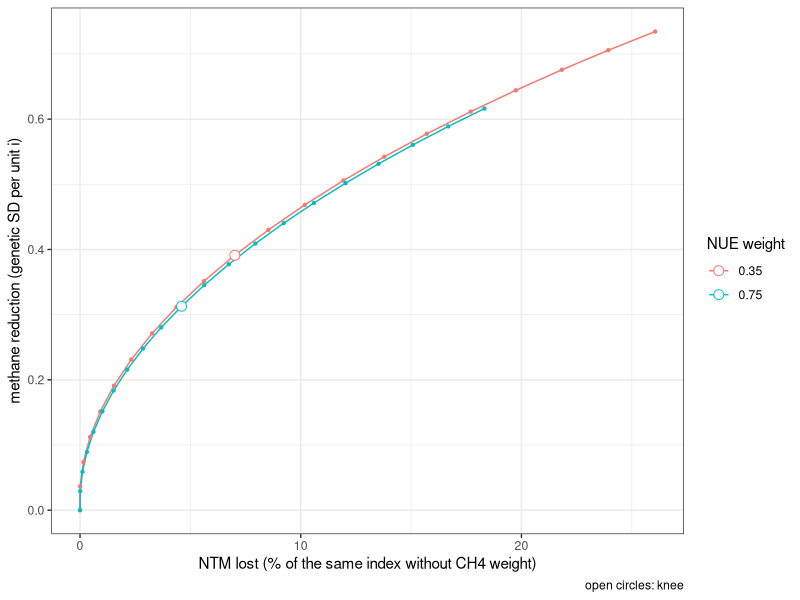
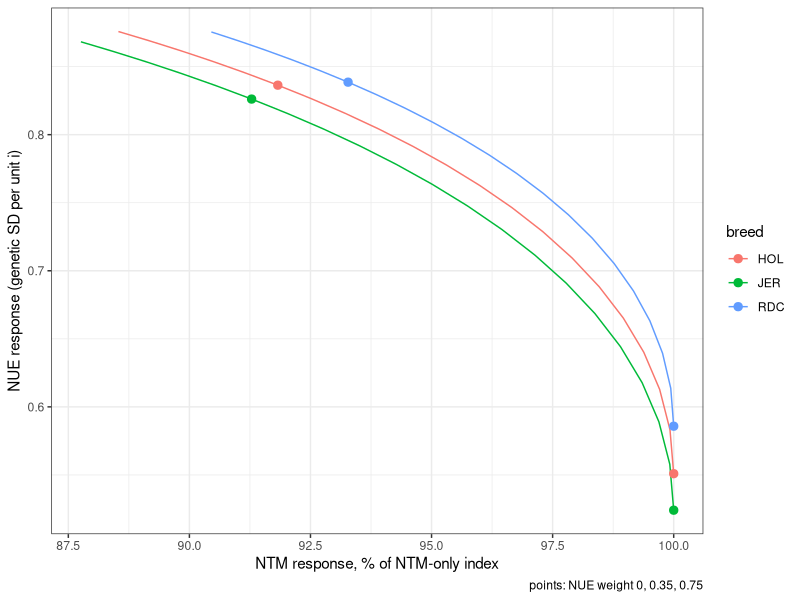

Reproduce these figures in R, in order. (Note: this script raises an error after producing the figures.)
## ---- chunk 1
knitr::opts_chunk$set(echo = TRUE, message = FALSE, warning = FALSE)
library(data.table)
library(knitr)
## ---- chunk 2
totals <- data.table(breed = c("RDC", "JER", "HOL"), n_cows = c(8100, 8300, 12000), n_farms = c(12, 11, 16))
n_breed <- setNames(totals$n_cows, totals$breed)[c("HOL", "RDC", "JER")]
N_total <- sum(n_breed)
stopifnot(N_total == 28400)
totals[, proportion := round(n_cows / N_total, 4)][]
## ---- chunk 3
countries <- c("DNK", "SWE", "FIN", "DEU")
nC <- length(countries)
known <- data.table(country = c("FIN", "SWE", "DEU"), breed = c("RDC", "RDC", "HOL"),
                    cows = c(500, 500, 750), farms = c(2, 2, 2))
alloc <- rbindlist(lapply(totals$breed, function(b) {
  k <- known[breed == b]
  rem_c <- totals[breed == b, n_cows] - sum(k$cows); rem_f <- totals[breed == b, n_farms] - sum(k$farms)
  d <- data.table(breed = b, country = countries, cows_exact = rem_c / nC, farms_exact = rem_f / nC)
  d[k, on = "country", `:=`(cows_exact = cows_exact + i.cows, farms_exact = farms_exact + i.farms)]
  d
}))
kable(dcast(alloc, country ~ breed, value.var = "cows_exact"), caption = "Cows, exact allocation (my formula)")
kable(dcast(alloc, country ~ breed, value.var = "farms_exact"), digits = 2, caption = "Farms, exact allocation (my formula)")
## ---- chunk 4
lr_round <- function(x, total, order_key) {     # largest remainder; ties by order_key
  f <- floor(x); left <- total - sum(f)
  o <- order(-(x - f), order_key)
  if (left > 0) f[o[seq_len(left)]] <- f[o[seq_len(left)]] + 1
  f
}
ckey <- match(alloc$country, countries)
alloc[, n := lr_round(cows_exact, sum(cows_exact), ckey[.I]), by = breed]
n_herds_total <- 40
alloc[, farms := lr_round(farms_exact * n_herds_total / sum(farms_exact), n_herds_total, ckey)]
split <- alloc[, .(breed, country, n, farms)]
kable(dcast(split, country ~ breed, value.var = "n")[, total := HOL + JER + RDC][], caption = "Cows per country and breed (simulated)")
kable(dcast(split, country ~ breed, value.var = "farms")[, total := HOL + JER + RDC][], caption = "Herds per country and breed (simulated)")
stopifnot(sum(split$n) == N_total, sum(split$farms) == n_herds_total,
          all(split[, sum(n), by = breed][order(breed)]$V1 == totals[order(breed)]$n_cows))
split[, .(farms = sum(farms)), by = breed]
## ---- chunk 5
farms <- split[farms > 0, .(herd = sprintf("%s_%s_H%02d", country, breed, seq_len(farms)), n_cows_herd = n / farms),
               by = .(breed, country)]
kable(farms[, .(herds = .N, mean_cows_per_herd = round(mean(n_cows_herd))), by = .(breed, country)],
      caption = "Herds and mean herd size per breed x country")
stopifnot(nrow(farms) == n_herds_total)
## ---- chunk 6
h2 <- fread(text = "
trait|code|HOL|RDC|JER|range_low|range_high|status|population|source
305-d milk yield, 1st lactation|MY|0.43|0.39|0.44|NA|NA|VERIFIED|NAV joint DK-SE-FI evaluation|NAV routine genetic evaluation, May 2024, Tables 4.1-4.3
305-d protein yield, 1st lactation (substitute for protein %)|PY|0.35|0.33|0.38|NA|NA|VERIFIED|NAV joint DK-SE-FI evaluation|NAV routine genetic evaluation, May 2024, Tables 4.1-4.3
Saved Feed (feed efficiency; NAV index = 0.40 ECM + 4.0 dBW - DMI)|SF|0.23|0.23|0.23|0.17|0.29|PROXY-NORDIC (ReFI, a feed-saved metric; Nordic Red only; +-1 SE as range)|Finnish Nordic Red, 654 primiparous cows|Lidauer et al. 2023, Animal 17:100917, Table 2 (ReFI h2 0.23, SE 0.06)
Somatic cell count, test-day|SCS|0.095|0.115|0.095|0.06|0.14|VERIFIED (midpoint)|Nordic HOL/RDC (SE) and JER (DK)|Vargas Jurado et al. 2026, J Dairy Sci 109:6387-6400; NAV May 2024 Sec. 8 (0.08-0.15)
Resilience: log-variance of daily milk deviations|LNVAR|0.22|0.22|0.22|0.20|0.24|VERIFIED-EU (midpoint)|Dutch AMS herds, 198,754 1st-parity cows|Poppe, Mulder & Veerkamp, ADSA 2019 abstract #286
Interval calving-first insemination, 1st lact.|ICF|0.05|0.04|0.04|NA|NA|VERIFIED|NAV joint DK-SE-FI evaluation|NAV routine genetic evaluation, May 2024, Table 6.x
Longevity (NAV longevity model)|LONG|0.056|0.056|0.056|0.022|0.090|VERIFIED (midpoint, via review)|Danish dairy cattle|Clasen et al. 2017 as tabulated in Hu et al. 2021, Front Genet 12:695543
Milk urea (test-day MU, mmol/L)|MUN|0.22|0.24|0.18|NA|NA|VERIFIED|Danish Holstein 323,800 / Jersey 70,634 / Red 27,870 cows, routine recording 2019-2020|Buitenhuis & Poulsen 2023, J Dairy Sci 106:5562-5569, Table 2 (SE 0.004 / 0.01 / 0.01)
Predicted nitrogen use efficiency|NUE|0.13|0.13|0.13|0.12|0.14|VERIFIED-EU (midpoint)|Holstein, 154 farms in 5 European countries|Chen et al. 2021, J Dairy Sci 104:4413-4423
Enteric methane concentration in breath (CH4_C, daily, sniffer)|CH4|0.175|0.175|0.175|0.16|0.19|VERIFIED-DK, Holstein only (midpoint of parity groups)|Danish Holstein, 4,019 cows, 9 commercial farms, 587,640 daily records|Schneider et al. 2025, J Dairy Sci 108:12519-12530, Table 2 (PP 0.19 SE 0.03; MLP 0.16 SE 0.02)
305-d fat yield, 1st lactation (completes the NTM Yield sub-index; added 7 Nov 2026)|FY|0.36|0.34|0.35|NA|NA|VERIFIED|NAV joint DK-SE-FI evaluation|NAV routine genetic evaluation, May 2024, Tables 4.1-4.3
Udder conformation (represented by udder depth, 1st lactation; highest correlation with the NAV udder index: 0.86 / 0.72 / 0.87)|UDC|0.39|0.34|0.34|NA|NA|VERIFIED (representative component)|NAV joint evaluation|NAV routine genetic evaluation, May 2024, Tables 11.3-11.5 and 11.10
Birth index (represented by direct stillbirth, 1st calving; correlation with the birth index 0.96 / 0.95 / 0.95)|BI|0.040|0.058|0.034|NA|NA|VERIFIED (representative component)|NAV joint evaluation|NAV routine genetic evaluation, May 2024, Tables 7.4 and 7.10
Calving index (represented by maternal stillbirth, 1st calving; correlation with the calving index 0.96 / 0.93 / 0.90)|CI|0.036|0.038|0.023|NA|NA|VERIFIED (representative component)|NAV joint evaluation|NAV routine genetic evaluation, May 2024, Tables 7.3 and 7.9
General health (represented by other metabolic diseases, 1st lactation; highest correlation with the general health index 0.83 / 0.81 / 0.88)|GH|0.006|0.003|0.004|NA|NA|VERIFIED (representative component)|NAV joint evaluation|NAV routine genetic evaluation, May 2024, Tables 9.3-9.5; NAV routine evaluation 2020, Table 41
Claw health (represented by sole ulcer, 1st lactation; correlation with the claw index 0.80 / 0.83 / 0.90)|CLAW|0.036|0.020|0.019|NA|NA|VERIFIED (representative component)|NAV joint evaluation|NAV routine genetic evaluation, May 2024, Tables 10.2-10.4 and 10.13
Youngstock survival (represented by component HP2 in NAV notation, the component with the highest correlation with the index, 0.89-0.98)|YS|0.011|0.023|0.012|NA|NA|VERIFIED (representative component)|NAV joint evaluation|NAV routine genetic evaluation, May 2024, Tables 13.1-13.3 and 13.5
")
# Dropped on 7 Nov 2026 (my decisions, 21:50 and 21:54): birth index, calving index, general health, youngstock
# survival, claw health and udder conformation, because most of their correlations with the other traits are unpublished. Their heritability rows
# are kept above for the record, but they are not simulated, and every correlation pair with them is removed.
dropped <- c("BI", "CI", "GH", "YS", "CLAW", "UDC")   # CLAW and UDC dropped at 21:54, same reason
h2_dropped <- h2[code %in% dropped]; h2 <- h2[!code %in% dropped]
kable(h2, caption = "Heritabilities used in the simulation (breed-specific where published)")
kable(h2_dropped[, .(trait, code, HOL, RDC, JER, source)], caption = "Traits considered on 7 Nov 2026 and dropped the same day (not simulated)")
## ---- chunk 7
traits <- h2$code
RG <- diag(length(traits)); dimnames(RG) <- list(traits, traits)
wmean <- function(v) { v <- v[!is.na(v)]; sum(n_breed[names(v)] * v) / sum(n_breed[names(v)]) }   # CFIT cows per breed; breeds without a value are left out
rg_src <- fread(text = "
t1|t2|rg|status|source
MY|PY|0.86|VERIFIED (HOL; RDC 0.86; JER 0.91)|NAV May 2024, 1st-lactation tables
MY|NUE|0.52|VERIFIED-EU (NUEtot; grazing Irish Holstein-Friesian, 1,291 cows; SE 0.11)|Tavernier et al. 2024, J Dairy Sci 107:2231-2240, Table 2
PY|NUE|0.80|VERIFIED-EU (NUEtot; same population; SE 0.07)|Tavernier et al. 2024, Table 2
MUN|NUE|-0.12|VERIFIED-EU (NUEtot; same population; SE 0.17, not different from 0)|Tavernier et al. 2024, Table 2
MY|CH4|0.33|VERIFIED-DK Holstein, multiparous (PP 0.14 SE 0.12, not significant)|Schneider et al. 2025, Table 5 (SE 0.09)
PY|CH4|0.46|VERIFIED-DK Holstein, multiparous (PP model did not converge)|Schneider et al. 2025, Table 5 (SE 0.09)
PY|LONG|0.41|PROXY-NORDIC (1st-lactation culling vs 305-d protein yield -0.41, reversed)|Holtsmark et al. 2008, J Dairy Sci 91:4006-4012 (Norwegian Red)
SCS|LONG|-0.20|PROXY-NORDIC (culling vs lactation mean SCS 0.20, reversed)|Holtsmark et al. 2008
ICF|LONG|-0.15|PROXY-NORDIC (culling vs calving-first insemination 0.15, reversed)|Holtsmark et al. 2008
SCS|CH4|0.06|PROXY-DK (udder health 0-50 d vs CH4 production, SE 0.19)|Zetouni et al. 2018, J Dairy Sci 101:2273-2280, Table 5
ICF|CH4|0.17|VERIFIED-DK (calving-first insemination vs CH4 production, SE 0.13)|Zetouni et al. 2018, Table 5
PY|SCS|0.22|VERIFIED-NORDIC (first-parity Swedish Red, REML, SE 0.017)|Buch et al. 2011, J Anim Breed Genet 128:174-182, Table 4
PY|ICF|0.30|VERIFIED-NORDIC (days calving to first insemination, SE 0.025)|Buch et al. 2011, Table 4
SCS|ICF|0.15|VERIFIED-NORDIC (SE 0.038)|Buch et al. 2011, Table 4
SCS|MUN|-0.14|VERIFIED-EU (lactation-1 mean of daily rg)|Rzewuska & Strabel 2013, J Appl Genet 54:473-482, Table 3 (Polish HF)
MY|LNVAR|0.64|APPROX-EU exception (MACE, quantile regression)|Poppe et al. 2020, J Dairy Sci 103:1667-1684, Table 2.6 (Dutch HOL)
SCS|LNVAR|0.32|APPROX-EU exception (LnVar vs udder health index -0.32, reversed)|Poppe et al. 2020, Table 2.6
LNVAR|ICF|0.40|APPROX-EU exception (LnVar vs fertility index -0.40, reversed)|Poppe et al. 2020, Table 2.6
LNVAR|LONG|-0.16|APPROX-EU exception (MACE)|Poppe et al. 2020, Table 2.6
FY|NUE|0.18|VERIFIED-EU (NUEtot vs fat yield; SE 0.17) - added 7 Nov 2026|Tavernier et al. 2024, Table 2
CH4|SF|-0.32|VERIFIED-DK Holstein (breath methane concentration MeC vs RFI2 0.32, SE 0.17; reversed, Saved Feed = feed saved) - added 7 Nov 2026|Manzanilla-Pech et al. 2022, Front Genet 13:885932, Table 4
CH4|GH|0.32|PROXY-DK (CH4 production vs other diseases -0.32, SE 0.16; reversed into health) - added 7 Nov 2026|Zetouni et al. 2018, Table 5
CH4|BI|-0.23|APPROX-NORDIC (Norwegian Red CH4 g/d, flagged: not concentration; calving ease direct, favourable) - my choice 7 Nov 2026|Heringstad et al. 2026, ICAR Verona (slides)
CH4|CLAW|0.00|APPROX-NORDIC (Norwegian Red CH4 g/d; reported as approximately 0) - my choice 7 Nov 2026|Heringstad et al. 2026, ICAR Verona (slides)
CH4|UDC|0.00|APPROX-NORDIC (Norwegian Red CH4 g/d; udder conformation reported as approximately 0) - my choice 7 Nov 2026|Heringstad et al. 2026, ICAR Verona (slides)
CH4|FY|0.45|VERIFIED-DK Holstein, multiparous (CH4 concentration vs fat yield, SE 0.10; PP 0.13, SE 0.13, not significant) - replaces Heringstad 2026 index value 0.29, 7 Nov 2026|Schneider et al. 2025, J Dairy Sci 108:12519-12530, Table 5
SCS|UDC|-0.30|VERIFIED-NORDIC (range -0.20 to -0.40 stated in the text; midpoint) - added 7 Nov 2026|NAV routine genetic evaluation, May 2024, Section 8
")
# Milk urea: Danish breed-specific values (Buitenhuis & Poulsen 2023, Table 3), one matrix for all breeds,
# so combined with the CFIT cow numbers per breed (revised 7 Nov 2026: 28,400 cows)
mu_src <- data.table(t1 = c("MY", "PY"), t2 = "MUN",
  HOL = c(-0.14, 0.16), RDC = c(-0.07, 0.10), JER = c(-0.07, 0.04))
# Fat yield with milk and protein yield: NAV May 2024, Tables 4.1-4.3, breed-specific, CFIT-cow-weighted
fy_src <- data.table(t1 = c("MY", "PY"), t2 = "FY", sign = 1,
  HOL = c(0.46, 0.67), RDC = c(0.71, 0.78), JER = c(0.74, 0.86))
# Saved Feed: NAV index correlations between Saved Feed and NTM sub-indices, genomic bull calves
# (NAV 2026, "Economic weight of Saved feed in NTM", Table 4). Index direction: high = favourable,
# so Fertility and Udder health are reversed for ICF and SCS. The Yield-index correlation is applied to
# both MY and PY (my choice, 7 Nov 2026; flagged: NTM Yield gives milk volume a negative value).
# Since 7 Nov 2026 also fat yield (Yield index, as MY and PY) and the six new sub-index traits, which are
# coded in index direction (high = favourable), so no reversal. Jersey youngstock survival is not reported.
sf_src <- data.table(t1 = c("MY", "PY", "ICF", "SCS", "LONG", "FY", "BI", "CI", "GH", "CLAW", "UDC", "YS"), t2 = "SF",
  index = c("Yield", "Yield", "Fertility", "Udder health", "Longevity", "Yield", "Birth index", "Calving index",
            "General health", "Claw health", "Udder", "Youngstock survival"), sign = c(1, 1, -1, -1, 1, 1, 1, 1, 1, 1, 1, 1),
  HOL = c(0.32, 0.32, -0.06, -0.11, -0.02, 0.32, 0.05, -0.06, -0.11, -0.10, -0.12, 0.06),
  RDC = c(0.13, 0.13, 0.06, 0.00, 0.15, 0.13, 0.12, 0.04, -0.16, 0.03, -0.11, 0.11),
  JER = c(0.35, 0.35, -0.17, -0.08, -0.08, 0.35, 0.19, -0.01, -0.13, -0.04, -0.26, NA))
kable(sf_src, caption = "Saved Feed: NAV index correlations per breed (sign = reversal into model direction)")
wrow <- function(d) d[, rg := round(sign * mapply(function(h, r, j) wmean(c(HOL = h, RDC = r, JER = j)), HOL, RDC, JER), 2)]
sf_src <- sf_src[!t1 %in% dropped]
mu_src[, sign := 1]; wrow(mu_src); wrow(sf_src); wrow(fy_src)
rg_src <- rbind(rg_src,
  mu_src[, .(t1, t2, rg, status = c(sprintf("VERIFIED-DK (CFIT-cow-weighted mean of DH %.2f, DR %.2f, DJ %.2f)", HOL[1], RDC[1], JER[1]),
                                    sprintf("PROXY-DK (milk urea vs protein %%: DH %.2f, DR %.2f, DJ %.2f, CFIT-cow-weighted)", HOL[2], RDC[2], JER[2])),
             source = c("Buitenhuis & Poulsen 2023, Table 3; weights = CFIT cows per breed (Lassen & Borchersen, CFIT 2026)",
                        "Buitenhuis & Poulsen 2023, Table 3 (my choice 4 Nov over Polish protein yield 0.19)"))],
  sf_src[, .(t1, t2, rg, status = sprintf("APPROX-NORDIC (Saved Feed index vs %s index%s; HOL %.2f, RDC %.2f, JER %.2f; CFIT-cow-weighted)",
                                           index, ifelse(sign < 0, ", reversed", ""), HOL, RDC, JER),
             source = "NAV 2026, Economic weight of Saved feed in NTM, Table 4 (genomic bull calves)")],
  fy_src[, .(t1, t2, rg, status = sprintf("VERIFIED (HOL %.2f, RDC %.2f, JER %.2f; CFIT-cow-weighted) - added 7 Nov 2026", HOL, RDC, JER),
             source = "NAV routine genetic evaluation, May 2024, Tables 4.1-4.3")])
# --- added 7 Nov 2026 (evening) from the documents I collected ---
# (a) Carlen et al. 2004 (Swedish Holstein, 1st lactation, REML, Table 4): MILK-LSCS 0.22 (SE 0.04), FAT-LSCS 0.17 (SE 0.04)
# (b) NAV maternal-direct calving correlations are set to 0 in the routine model (NAV routine evaluation 2020/2024, Sec. 7)
extra_src <- fread(text = "
t1|t2|rg|status|source
MY|SCS|0.22|VERIFIED-NORDIC (Swedish Holstein, lactation-average SCS, SE 0.04) - added 7 Nov 2026|Carlen, Strandberg & Roth 2004, J Dairy Sci 87:3062-3070, Table 4
FY|SCS|0.17|VERIFIED-NORDIC (Swedish Holstein, SE 0.04) - added 7 Nov 2026|Carlen, Strandberg & Roth 2004, Table 4
CLAW|PY|-0.20|VERIFIED-NORDIC (sole ulcer vs protein yield 0.20, SE 0.07; reversed into claw health) - added 7 Nov 2026|Buch et al. 2011, J Dairy Sci 94:1540-1551, Table 4 (Swedish Red)
CLAW|SCS|-0.14|VERIFIED-NORDIC (sole ulcer vs SCS 0.14, SE 0.08, not significant; reversed) - added 7 Nov 2026|Buch et al. 2011, Table 4
CLAW|ICF|-0.33|VERIFIED-NORDIC (sole ulcer vs days calving-first insemination 0.33, SE 0.10; reversed) - added 7 Nov 2026|Buch et al. 2011, Table 4
GH|SCS|-0.32|PROXY-DK, double proxy (diseases other than mastitis 0-100 d vs clinical mastitis 0-50 d, 0.32, SE 0.07; mastitis for SCS; reversed into health) - added 7 Nov 2026|Lassen et al. 2003, J Dairy Sci 86:3730-3735, Table 4 (Danish Holstein)
MUN|ICF|-0.11|VERIFIED-NORDIC (Swedish Holstein, 1st lactation; mean over 5-305 DIM of the random-regression curve MUN-CFI, read from Figure 2: about 0 early to -0.21 at d 300) - my choice 8 Nov 2026|Mucha & Strandberg 2011, J Dairy Sci 94:5665-5672, Figure 2
MUN|FY|0.09|VERIFIED-NORDIC (Swedish Holstein, 1st lactation; mean over 5-305 DIM of the curve MUN-fat yield, read from Figure 3: 0.15-0.18 early to -0.12 at d 305) - my choice 8 Nov 2026|Mucha & Strandberg 2011, Figure 3
BI|CI|0.00|NAV MODEL ASSUMPTION (maternal-direct genetic correlation set to zero by NAV; not an estimate) - added 7 Nov 2026|NAV routine genetic evaluation 2020 and May 2024, Section 7
")
# (c) NAV Yield index vs the other NTM sub-indices (index correlations, genotyped bull calves born 2017;
#     Jersey 2017-2018): Nielsen et al. 2020, NAV note 'Effect of including Feed Saved in NTM', Table 3.
#     Applied to MY, PY and FY alike (same rule as my SF-Yield choice), and only to pairs without a
#     genetic-correlation estimate (genuine estimates outrank index correlations).
yi_src <- data.table(t2 = c("ICF", "BI", "CI", "GH", "UDC", "LONG", "CLAW", "YS"),
  index = c("Fertility", "Birth", "Calving", "General health", "Udder", "Longevity", "Claw health", "Young stock survival"),
  sign = c(-1, 1, 1, 1, 1, 1, 1, 1),
  HOL = c(-0.34, -0.10, -0.09, -0.21, -0.15, -0.16, -0.11, -0.05),
  RDC = c(-0.20, -0.06, -0.02, -0.14, -0.12, 0.05, -0.10, 0.01),
  JER = c(-0.31, -0.03, 0.06, -0.10, -0.26, -0.06, -0.10, NA))
yi_src <- rbindlist(lapply(c("MY", "PY", "FY"), function(y) cbind(t1 = y, yi_src)))
wrow(yi_src)
cat("Removed on 7 Nov 2026: DMI (7 pairs) and feeding rate (no sourced pairs) are no longer model traits.\n")
pkey <- function(a, b) paste(pmin(a, b), pmax(a, b), sep = "-")
rg_src <- rbind(rg_src, extra_src)
keep_pair <- function(d) d[!(t1 %in% dropped | t2 %in% dropped)]       # drop pairs with the dropped traits
rg_src <- keep_pair(rg_src); yi_src <- keep_pair(yi_src)
yi_add <- yi_src[!pkey(t1, t2) %in% pkey(rg_src$t1, rg_src$t2)]
rg_src <- rbind(rg_src, yi_add[, .(t1, t2, rg,
  status = sprintf("APPROX-NORDIC (Yield index vs %s index%s; HOL %.2f, RDC %.2f, JER %s; CFIT-cow-weighted) - added 7 Nov 2026",
                   index, ifelse(sign < 0, ", reversed", ""), HOL, RDC, ifelse(is.na(JER), "n/a", sprintf("%.2f", JER))),
  source = "Nielsen et al. 2020, NAV note 'Effect of including Feed Saved in NTM', Table 3 (bull calves born 2017)")])
stopifnot(!anyDuplicated(pkey(rg_src$t1, rg_src$t2)))
for (i in seq_len(nrow(rg_src))) {
  RG[rg_src$t1[i], rg_src$t2[i]] <- RG[rg_src$t2[i], rg_src$t1[i]] <- rg_src$rg[i]
}
kable(rg_src, caption = "Sourced genetic correlations")
RG_input <- RG
round(RG, 2)

# Positive-definiteness check (required by AlphaSimR::addTraitA corA argument)
ev <- eigen(RG, symmetric = TRUE, only.values = TRUE)$values
cat("Smallest eigenvalue of the assembled matrix:", round(min(ev), 4), "\n")
## ---- chunk 8
wbend <- function(R, Wt, floor = 1e-3, beta = 0.1, maxit = 1e6) {   # Jorjani et al. 2003
  Wi <- 1 / Wt; diag(Wi) <- 0
  for (it in seq_len(maxit)) {
    e <- eigen(R, symmetric = TRUE)
    if (min(e$values) >= floor) break
    P <- e$vectors %*% diag(pmax(e$values, 1.5 * floor)) %*% t(e$vectors)
    R <- R - beta * (R - P) * Wi; R <- (R + t(R)) / 2; diag(R) <- 1
  }
  dimnames(R) <- dimnames(RG_input); R
}
Wt <- matrix(1, length(traits), length(traits), dimnames = dimnames(RG_input))
Wt[RG_input != 0] <- 100
RG <- if (min(ev) < 1e-3) wbend(RG_input, Wt) else RG_input
ev <- eigen(RG, symmetric = TRUE, only.values = TRUE)$values
cat("Smallest eigenvalue after weighted bending:", signif(min(ev), 3), "\n")
stopifnot(min(ev) > 0)
chg <- data.table(t1 = rg_src$t1, t2 = rg_src$t2, rg_published = rg_src$rg,
                  rg_used = round(RG[cbind(rg_src$t1, rg_src$t2)], 3))[, change := rg_used - rg_published]
kable(chg, caption = "Sourced correlations before and after weighted bending")
cat("Largest change of a published value:", signif(max(abs(chg$change)), 2), "\n")
ix <- which(upper.tri(RG_input) & RG_input == 0, arr.ind = TRUE)
implied <- data.table(t1 = traits[ix[, 1]], t2 = traits[ix[, 2]], implied_rg = round(RG[ix], 3))[order(-abs(implied_rg))]
kable(implied[abs(implied_rg) >= 0.05], caption = "Unknown pairs: implied values |r| >= 0.05 forced by the published correlations (not estimates)")
cat(sprintf("Unknown pairs with |implied r| < 0.05: %d\n", implied[abs(implied_rg) < 0.05, .N]))

n_pairs <- choose(length(traits), 2)
cat(sprintf("Sourced off-diagonal correlations: %d of %d (%.0f%%)\n",
            nrow(rg_src), n_pairs, 100 * nrow(rg_src) / n_pairs))
## ---- chunk 9
gxe_scenarios <- data.table(
  scenario = c("NAV assumption (no GxE)", "Moderate GxE (sensitivity)"),
  rg_between_countries = c(1.00, 0.90),
  status = c("matches NAV model", "scenario anchored on Mulder et al. 2013 (> 0.9 within Sweden)")
)
kable(gxe_scenarios)
## ---- chunk 10
ntm_w <- data.table(   # Saved-feed note, Table 2, "New NTM" columns
  sub_index = c("Yield", "Growth", "Fertility", "Birth index", "Calving index", "Udder health",
                "General health", "Claw health", "Frame", "Feet & Legs", "Udder", "Milkability",
                "Temperament", "Longevity", "Youngstock survival", "Saved Feed"),
  HOL = c(0.90, 0.08, 0.36, 0.14, 0.14, 0.30, 0.14, 0.10, 0.00, 0.05, 0.18, 0.09, 0.04, 0.06, 0.13, 0.35),
  RDC = c(1.02, 0.10, 0.36, 0.11, 0.10, 0.26, 0.11, 0.07, 0.00, 0.06, 0.26, 0.11, 0.03, 0.06, 0.19, 0.35),
  JER = c(0.83, 0.00, 0.26, 0.04, 0.07, 0.44, 0.14, 0.09, 0.00, 0.07, 0.15, 0.09, 0.03, 0.09, 0.10, 0.38))
ntm_map <- c(Yield = "MY + PY + FY", Fertility = "ICF (shorter = better)", `Udder health` = "SCS (lower = better)",
             Longevity = "LONG", `Saved Feed` = "SF (Saved Feed, higher = better)")
ntm_w[, simulated_as := ifelse(sub_index %in% names(ntm_map), ntm_map[sub_index], "not simulated")]
kable(ntm_w, caption = "NTM sub-index weights (May 2026) and the simulated trait that represents each")
cat(sprintf("Share of total NTM weight on simulated sub-indices: HOL %.0f%%, RDC %.0f%%, JER %.0f%%\n",
    100 * ntm_w[simulated_as != "not simulated", sum(HOL)] / ntm_w[, sum(HOL)],
    100 * ntm_w[simulated_as != "not simulated", sum(RDC)] / ntm_w[, sum(RDC)],
    100 * ntm_w[simulated_as != "not simulated", sum(JER)] / ntm_w[, sum(JER)]))

kargo <- data.table(   # Kargo et al. 2014, Tables 13-14, Nordic column
  breed = c("RDC", "HOL"), ev_milk = c(-0.029, -0.030), sd_milk = c(807, 831),
  ev_prot = c(4.81, 4.60), sd_prot = c(27.1, 25.0), ev_fat = c(1.33, 1.28), sd_fat = c(33.8, 32.7))
kargo[, `:=`(milk_per_SD = ev_milk * sd_milk, prot_per_SD = ev_prot * sd_prot, fat_per_SD = ev_fat * sd_fat)]
kable(kargo, digits = 3, caption = "Nordic economic values (EUR/kg) x genetic SD (kg) = EUR per genetic SD (Kargo et al. 2014)")
eur_per_ntm <- c(HOL = 9.9, RDC = 9.2, JER = 8.0)   # Fikse & Kargo 2020
## ---- chunk 11
build_w <- function(b, nue = 0, mun = 0, ch4 = 0) {
  k <- if (b == "JER") kargo[breed == "HOL"] else kargo[breed == b]
  a <- c(MY = k$milk_per_SD, PY = k$prot_per_SD, FY = k$fat_per_SD) / k$prot_per_SD
  sdY <- sqrt(drop(t(a) %*% RG[names(a), names(a)] %*% a))      # SD of the Yield combination (MY, PY, FY)
  W <- setNames(ntm_w[[b]], ntm_w$sub_index)
  w <- setNames(rep(0, length(traits)), traits)
  w["MY"] <- W["Yield"] * a["MY"] / sdY;  w["PY"] <- W["Yield"] * a["PY"] / sdY;  w["FY"] <- W["Yield"] * a["FY"] / sdY
  w["ICF"] <- -W["Fertility"];            w["SCS"] <- -W["Udder health"]
  w["LONG"] <- W["Longevity"];            w["SF"] <- W["Saved Feed"]
  w["NUE"] <- nue; w["MUN"] <- mun; w["CH4"] <- ch4
  w
}
resp <- function(v) drop(RG %*% v) / sqrt(drop(t(v) %*% RG %*% v))
## ---- chunk 12
bw <- n_breed / sum(n_breed)
sweep <- rbindlist(lapply(c(0.35, 0.75), function(nu) rbindlist(lapply(seq(0, 1, by = 0.05), function(cw) {
  rbindlist(lapply(c("HOL", "RDC", "JER"), function(b) {
    w0 <- build_w(b); r <- resp(build_w(b, nue = nu, ch4 = -cw)); r0 <- resp(build_w(b, nue = nu))
    data.table(nue = nu, ch4_weight = -cw, breed = b, CH4 = r["CH4"], CH4_0 = r0["CH4"], NUE = r["NUE"],
               NTM = 10 * sum(w0 * r), NTM_0 = 10 * sum(w0 * r0))
  }))
}))))
sw <- sweep[, .(CH4 = sum(bw[breed] * CH4), red = sum(bw[breed] * (CH4_0 - CH4)), NUE = sum(bw[breed] * NUE),
                ntm_lost_pct = sum(bw[breed] * 100 * (1 - NTM / NTM_0))), by = .(nue, ch4_weight)]
knee <- sw[, {
  x <- (ntm_lost_pct - min(ntm_lost_pct)) / diff(range(ntm_lost_pct)); y <- (red - min(red)) / diff(range(red))
  d <- abs((y[.N] - y[1]) * x - (x[.N] - x[1]) * y + x[.N] * y[1] - y[.N] * x[1]) / sqrt((y[.N] - y[1])^2 + (x[.N] - x[1])^2)
  k <- which.max(d); .(ch4_weight = ch4_weight[k], CH4_resp = CH4[k], reduction = red[k], ntm_lost_pct = ntm_lost_pct[k],
                       NUE = NUE[k], red_per_pct = red[k] / ntm_lost_pct[k])
}, by = nue]
kable(knee, digits = 3, caption = "Knee of the methane trade-off at each NUE weight (cow-weighted, per unit selection intensity)")
ch4_pick <- knee[which.max(red_per_pct)]
cat(sprintf("Simulated methane scenario: NUE %.2f with CH4 weight %.2f (methane response %.3f SD per unit i; NTM lost %.1f%%).\n",
            ch4_pick$nue, ch4_pick$ch4_weight, ch4_pick$CH4_resp, ch4_pick$ntm_lost_pct))
ggplot2::ggplot(sw, ggplot2::aes(ntm_lost_pct, red, colour = factor(nue))) + ggplot2::geom_path() + ggplot2::geom_point(size = 0.8) +
  ggplot2::geom_point(data = knee, ggplot2::aes(ntm_lost_pct, reduction), size = 3, shape = 21, fill = "white") + ggplot2::theme_bw() +
  ggplot2::labs(x = "NTM lost (% of the same index without CH4 weight)", y = "methane reduction (genetic SD per unit i)",
                colour = "NUE weight", caption = "open circles: knee")
## ---- chunk 13
ch4_name <- sprintf("GS_NTM_NUE%02d_CH4", round(100 * ch4_pick$nue))
idx_def <- data.table(index = c("GS_NTM", "GS_NTM_NUE35", "GS_NTM_NUE75", "GS_NTM_NUE35_MUN", ch4_name),
                      nue = c(0, 0.35, 0.75, 0.35, ch4_pick$nue), mun = c(0, 0, 0, -0.35, 0),
                      ch4 = c(0, 0, 0, 0, ch4_pick$ch4_weight))
kable(idx_def, caption = "Selection indices on top of NTM (weights per genetic SD)")
index_weights <- rbindlist(lapply(c("HOL", "RDC", "JER"), function(b) rbindlist(lapply(seq_len(nrow(idx_def)), function(i)
  data.table(index = idx_def$index[i], breed = b, trait = traits,
             weight = build_w(b, idx_def$nue[i], idx_def$mun[i], idx_def$ch4[i]))))))
kable(dcast(index_weights[weight != 0 | trait == "NUE"], trait ~ index + breed, value.var = "weight"), digits = 3,
      caption = "Index weights per genetic SD used by file 04 (0 for all other traits)")
## ---- chunk 14
frontier <- rbindlist(lapply(c("HOL", "RDC", "JER"), function(b) {
  w0 <- build_w(b); V0 <- 10 * sum(w0 * resp(w0))
  rbindlist(lapply(seq(0, 1, by = 0.05), function(l) {
    r <- resp(build_w(b, nue = l)); V <- 10 * sum(w0 * r)
    data.table(breed = b, nue_weight = l, NUE = r["NUE"], MUN = r["MUN"], CH4 = r["CH4"], MY = r["MY"],
               PY = r["PY"], NTM_units = V, NTM_pct_of_max = 100 * V / V0,
               EUR_loss_per_cow_yr = (V0 - V) * eur_per_ntm[[b]])
  }))
}))
kable(frontier[nue_weight %in% c(0, 0.35, 0.75)], digits = 3,
      caption = "Response per unit selection intensity (genetic SD) and NTM value retained, at the three simulated NUE weights")
ggplot2::ggplot(frontier, ggplot2::aes(NTM_pct_of_max, NUE, colour = breed)) + ggplot2::geom_path() +
  ggplot2::geom_point(data = frontier[nue_weight %in% c(0, 0.35, 0.75)], size = 2.5) + ggplot2::theme_bw() +
  ggplot2::labs(x = "NTM response, % of NTM-only index", y = "NUE response (genetic SD per unit i)",
                caption = "points: NUE weight 0, 0.35, 0.75")
## ---- chunk 15
nue_scale <- function(R, s) {
  D <- diag(ifelse(rownames(R) == "NUE", s, 1)); Rs <- D %*% R %*% D
  Rs[cbind(which(rownames(R) == "NUE"), which(rownames(R) == "NUE"))] <- 1
  dimnames(Rs) <- dimnames(R); Rs
}
sens <- rbindlist(lapply(c(0, 0.5, 1), function(sc) {
  Rs <- nue_scale(RG, sc); stopifnot(min(eigen(Rs, only.values = TRUE)$values) > 0)
  if (sc < 1) saveRDS(Rs, sprintf("params/RG_matrix_NUEx%s.rds", sub("\\.", "", format(sc))))
  rbindlist(lapply(c("HOL", "RDC", "JER"), function(b) {
    w0 <- build_w(b); w35 <- build_w(b, nue = 0.35)
    r0 <- drop(Rs %*% w0) / sqrt(drop(t(w0) %*% Rs %*% w0)); r35 <- drop(Rs %*% w35) / sqrt(drop(t(w35) %*% Rs %*% w35))
    data.table(nue_scale = sc, breed = b, NUE_GS_NTM = r0["NUE"], NUE_GS_NTM_NUE35 = r35["NUE"],
               NTM_kept_pct = 100 * sum(w0 * r35) / sum(w0 * r0))
  }))
}))
kable(sens, digits = 3, caption = "Selection-index theory under the three NUE scalings (response per unit i, genetic SD)")
fwrite(sens, "params/nue_sensitivity_theory.csv")
## ---- chunk 16
h2_sf <- copy(h2)[code == "SF", `:=`(HOL = 0.08, RDC = 0.08, JER = 0.08, range_low = NA_real_, range_high = NA_real_,
  status = "SENSITIVITY (NAV Saved Feed index h2; Finnish Nordic Red, 537 cows; no SE given)",
  source = "Lidauer et al., NAV workshop Copenhagen 20 Jan 2026 (slides)")]
fwrite(h2_sf, "params/h2_SFh008.csv")
## ---- chunk 17
dir.create("params", showWarnings = FALSE)
fwrite(index_weights, "params/index_weights.csv")
fwrite(ntm_w, "params/ntm_weights_source.csv")
fwrite(frontier, "params/ntm_nue_frontier.csv")
fwrite(sw, "params/ch4_weight_sweep.csv"); fwrite(idx_def, "params/index_definitions.csv")
fwrite(h2, "params/h2.csv")
fwrite(rg_src, "params/rg_sourced.csv")
saveRDS(RG, "params/RG_matrix.rds")
fwrite(split, "params/breed_country_split.csv")
fwrite(farms, "params/herds.csv")
fwrite(gxe_scenarios, "params/gxe_scenarios.csv")
list.files("params")
## ---- chunk 18
sessionInfo()
